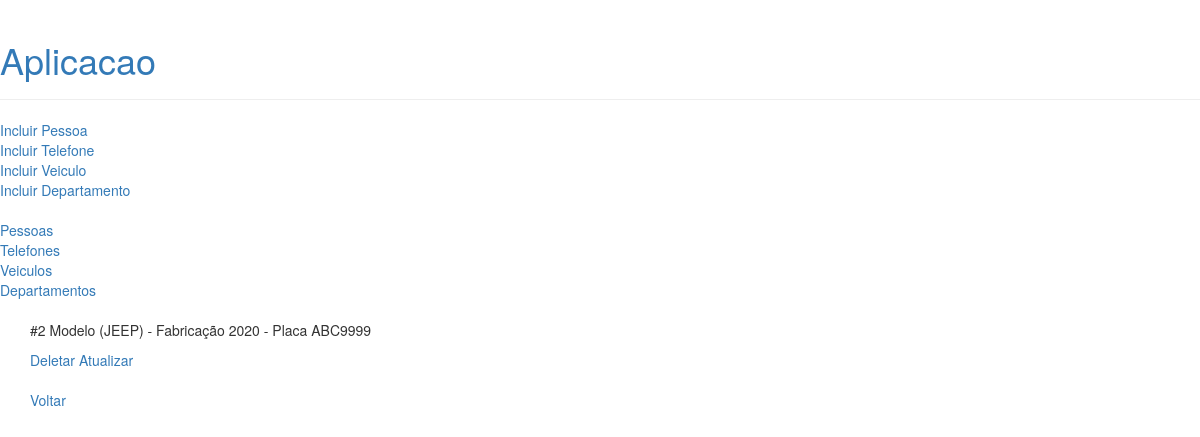
The page /aplicacao/veiculo/2 on the database its author committed.
### aplicacao/models.py (models this page shows, shortened)
class Veiculo(models.Model):
    placa = models.CharField(max_length=7)
    modelo = models.CharField(max_length=30)
    fabricacao = models.IntegerField(null=True)
    proprietario = models.ForeignKey(
        Pessoa,
        on_delete=models.RESTRICT,
        null=True
    )
    objects = VeiculoManager()

### aplicacao/views/viewsveiculos.py (the view)
# urls.py: path('veiculo/<int:vehicleid>', viewsveiculos.veiculo, name='veiculo'),
def veiculo(request,vehicleid):
    if (request.method == 'GET'):
        db_veiculo = Veiculo.objects.avehicle(vehicleid=vehicleid).values()
        payload = { 'veiculo' : list(db_veiculo) }
        print(payload)
        template = loader.get_template('veiculo/detalharveiculo.html')
        return HttpResponse(template.render(payload, request))

### aplicacao/models.py (called while the page is built)
    def avehicle(self,vehicleid):
        result = self.filter(id=vehicleid)
        return result

### aplicacao/templates/veiculo/detalharveiculo.html
{% extends 'base.html' %}
{% block content %}
    {% if veiculo %}
        {% for v in veiculo %}
            <div>
                <p>#{{v.id}} Modelo ({{v.modelo}}) - Fabricação {{v.fabricacao}} - Placa {{ v.placa }} </p>
                <a href="/aplicacao/veiculo/deletar/{{v.id}}">Deletar</a>
                <a href="/aplicacao/veiculo/atualizar/{{v.id}}">Atualizar</a>
            </div>
        {% endfor %}
    {% else %}
        <p>Não foi possível localizar os dados do veiculo.</p>
    {% endif %}
    <br />
    <a href="/aplicacao/veiculos">Voltar</a>
{% endblock %}

### rows shown on the page
Veiculo: id "2", modelo "JEEP", fabricacao "2020", placa "ABC9999"
